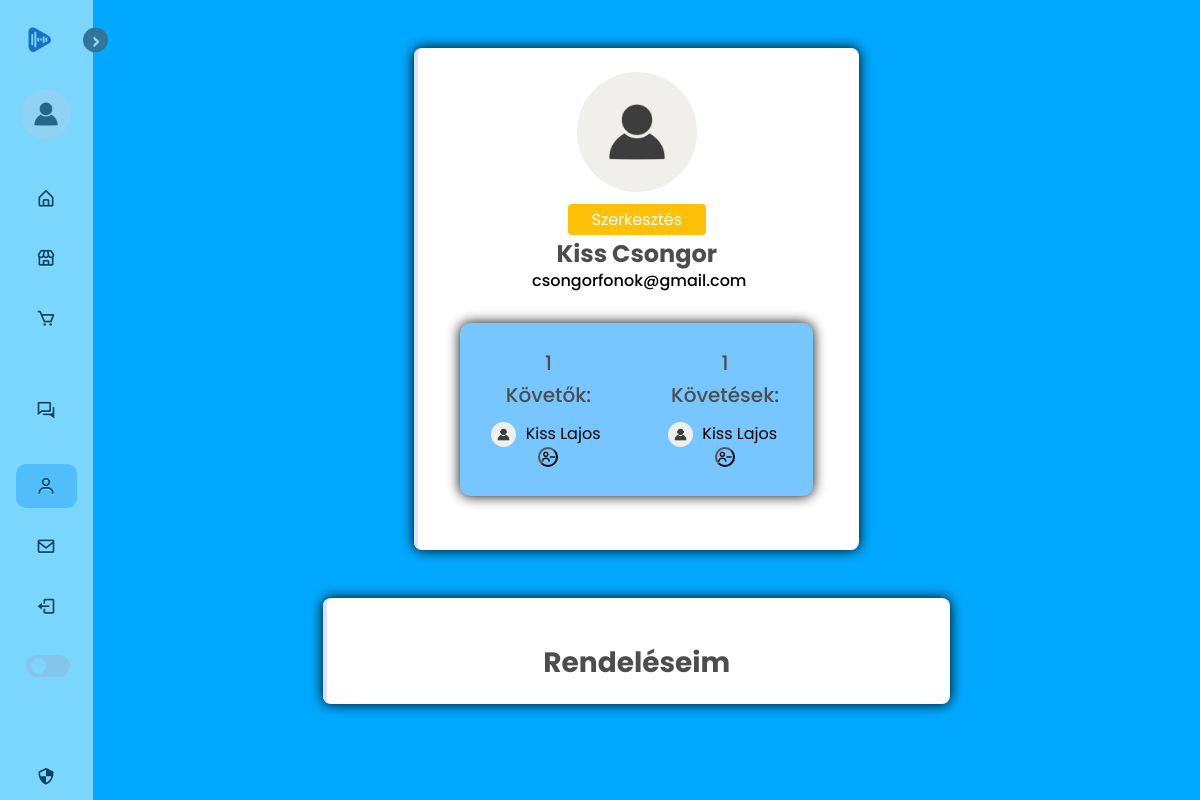
Screenshot of /profile/1 (signed in) with the database file from the repository.
### store/models.py (models this page shows, shortened)
class Customer(models.Model):
    user = models.OneToOneField(User, on_delete=models.CASCADE,  null=True, blank=True)
    name = models.CharField(max_length=200, null=True)
    email = models.CharField(max_length=200, null=True)
    phone_number = models.CharField(max_length=20, null=True, blank=True)
    follows = models.ManyToManyField("self", related_name='following',symmetrical=False, blank=True)
    followers = models.ManyToManyField("self", related_name='followed_by',symmetrical=False, blank=True)
    date_modified = models.DateTimeField(User, auto_now=True)
    image = models.ImageField(null=True, blank=True)
    description = models.CharField(max_length=500, null=True, blank=True)
    last_friend = models.ForeignKey('self', on_delete=models.CASCADE, null=True, blank=True)
    def __str__(self):
        return self.name
    @property
    def imageURL(self):
        try:
            url = self.image.url
        except:
            url = ''
        return url

### store/views.py (the view, shortened to what this page needs)
# urls.py: path('profile/<int:pk>', views.profile, name="profile"),
def profile(request, pk):
    if request.user.is_authenticated:
        delete_post_form = DeletePostForm()
        profile = Customer.objects.get(user_id=pk)
        posts = Post.objects.all().order_by("-created")
        posts = posts.filter(profile=profile)
        self_user = request.user.customer
        self_profile = Customer.objects.get(id=self_user.id)
        orders = Order.objects.all().filter(customer_id=profile.id)
        order_items = OrderItem.objects.filter(order__in=orders)
        products = Product.objects.filter(orderitem__in=order_items).distinct()
        update_profile_form = UpdateProfileForm(instance=self_profile)
    context = {'profile':profile, 'self_profile':self_profile,  'orders':orders, 'order_items':order_items, 'products':products, 'posts':posts, 'update_profile_form':update_profile_form, 'delete_post_form': delete_post_form,}
    return render(request, 'store/profile.html', context)

### store/models.py (called while the page is built)
    @property
    def get_cart_total(self):
        orderitems = self.orderitem_set.all()
        total = sum([item.get_total for item in orderitems])
        return total

### store/templates/store/profile.html (shortened to what this page needs)
{% extends 'store/main.html' %}
{% load static %}
{% block content %}
{% load humanize %}
<body className='snippet-body'>
    <div class="container mt-5">
        <div class="row d-flex justify-content-center">
            <div class="col-md-7">
                <div class="card p-3 py-4">
                    <form method=POST>
                    <div class="text-center">
                        {% if profile.imageURL %}
                        <img src="{{profile.imageURL}}" class="rounded-circle profile_img">
                        {% else %}
                        <img src="{% static 'images/placeholder_img.jpg' %}" class="rounded-circle profile_img">
                        {% endif %}
                    </div>
                    <div class="text-center mt-3">
                            {% if profile == self_profile %}
                            <div>
                                <span id="updateProfileBtn" class="updateProfileBtn bg-warning p-1 px-4 rounded text-white ">Szerkesztés</span>
                            </div>
                            {% endif %}
                    <div id="profileData" class="profileData">
                        <h4 class="mt-2 mb-0"><strong>{{profile.name}}</strong></h4>
                        <div class="block" style="margin-bottom: 20px; font-weight: 500;">
                            {% if profile.email != None %}
                            <span class="span">{{profile.email}}</span>
                            {% endif %}
                        </div>
                    </div>
                    </form>
                        <div id="followers_following" class="sor">
                            <div class="div1">
                                <h5 class="mt-2 mb-0">{{profile.followers.all.count}}</h5>
                                <h5 class="mt-2 mb-0">Követők:</h5>
                                <div class="block">
                                    <form form id="follower1" method=POST>
                                        {% for follower in profile.followers.all|slice:":3" %}
                                        <div style="margin-top: 15px;"><a class="follower_a" href=" {% url 'profile' follower.user.id %}">
                                            {% if follower.imageURL %}
                                            <img src="{{follower.imageURL}}" class="rounded-circle follower_img">
                                            {% else %}
                                            <img src="{% static 'images/placeholder_img.jpg' %}" class="rounded-circle follower_img">
                                            {% endif %}
                                            <span class="span follower_a">{{follower}}</span></a>
                                            {% if follower != self_profile %}
                                                {% if follower in self_profile.follows.all %}
                                                <button name="follow" value="unfollow;{{follower.id}}" type="submit" class="bx bx-user-minus unfollow_btn"></button>
                                                {% else %}
                                                <button name="follow" value="follow;{{follower.id}}" type="submit" class="bx bx-user-plus follow_btn"></button>
                                                {% endif %}
                                            {% endif %}
                                        </div>
                                        {% endfor %}
                                    </form>
                                </div>
                            </div>
                            <div class="div2">
                                <h5 class="mt-2 mb-0">{{profile.follows.all.count}}</h5>
                                <h5 class="mt-2 mb-0">Követések:</h5>
                                <form id="following1" method=POST>
                                    {% for following in profile.follows.all|slice:":3" %}
                                    <div style="margin-top: 15px;"><a class="follower_a" href=" {% url 'profile' following.user.id %}">
                                        {% if following.imageURL %}
                                        <img src="{{following.imageURL}}" class="rounded-circle follower_img">
                                        {% else %}
                                        <img src="{% static 'images/placeholder_img.jpg' %}" class="rounded-circle follower_img">
                                        {% endif %}
                                        <span class="span follower_a">{{following}}</span></a>
                                        {% if following != self_profile %}
                                            {% if following in self_profile.follows.all %}
                                            <button name="follow" value="unfollow;{{following.id}}" type="submit" class="bx bx-user-minus unfollow_btn"></button>
                                            {% else %}
                                            <button name="follow" value="follow;{{following.id}}" type="submit" class="bx bx-user-plus follow_btn"></button>
                                            {% endif %}
                                        {% endif %}
                                    </div>
                                    {% endfor %}
                                </form>
                            </div>
                            </div>
                        </div>
                    </div>
                </div>
            </div>
        </div>
    {% if profile == self_profile %}
    <div id="orders" class="container mt-5">
        {% if orders %}
        <div class="row d-flex justify-content-center">
            <div class="col-md-7">
                <div class="card p-3 py-4">
                    <div class="text-center mt-3">
                        <h3 class="mt-2 mb-0"><strong>Rendeléseim</strong></h3>
                    </div>
                </div>
            </div>
        </div>
    </div>
    {% endif %}
    {% endif %}
</body>
{% endblock content %}

### static/css/main-page.css (style rules this page uses)
* { margin: 0; padding: 0; box-sizing: border-box; font-family: "Poppins", sans-serif; }
:root { --body-color: #e4e9f7; --sidebar-color: #fff; --primary-color: #0079b5; --primary-color-light: #00b6e3; --toggle-color: #ddd; --text-color: white; --text-color-dark: #f6f5ff; --grey: #545454; --black: #000000; --white: #fff; --tran-02: all 0.2s ease; --tran-03: all 0.3s ease; --tran-04: all 0.4s ease; --tran-05: all 0.5s ease; }
body { height: 100vh; background: var(--body-color); transition: var(--tran-04); }
h1, h2, h3, h4, h5, h6 { color: hsl(0, 0%, 30%); }

### static/css/store.css (style rules this page uses)
:root { --body-color: #e4e9f7; --sidebar-color: #fff; --primary-color: #0079b5; --primary-color-light: #00b6e3; --toggle-color: #ddd; --text-color: #707070; --text-color-dark: #f6f5ff; --grey: #545454; --black: #000000; --white: #fff; --tran-02: all 0.2s ease; --tran-03: all 0.3s ease; --tran-04: all 0.4s ease; --tran-05: all 0.5s ease; }

### static/css/kezdolap.css (style rules this page uses)
* { margin: 0; padding: 0; }

### static/css/profile.css (style rules this page uses)
* { margin: 0; padding: 0; box-sizing: border-box; font-family: "Poppins", sans-serif; }
:root { --body-color: #00A9FF; --sidebar-color: #CDF5FD; --primary-color: #0079b5; --primary-color-light: #00b6e3; --toggle-color: #ddd; --text-color: #707070; --text-color-dark: #f6f5ff; --grey: #545454; --black: #000000; --white: #fff; --tran-02: all 0.2s ease; --tran-03: all 0.3s ease; --tran-04: all 0.4s ease; --tran-05: all 0.5s ease; }
body { display: flex; justify-content: space-between; display: flex; flex-direction: column; height: 100vh; margin: 0; / }
.card { border:none; box-shadow: var(--black) 0 0 1.6vh; position:relative; overflow:hidden; border-radius:8px; max-width: 1000px; }
.card:before { content:""; position:absolute; left:0; top:0; width:4px; height:100%; background-color:#dde0ff; transform:scaleY(1); transition:all 0.5s; transform-origin: bottom }
.card:after { content:""; position:absolute; left:0; top:0; width:4px; height:100%; background-color:#4879ff; transform:scaleY(0); transition:all 0.5s; transform-origin: bottom }
.block { display: block; margin-bottom: 5px; }
.span { margin-left: 5px; color: black; }
.sor { border-radius: 10px; display: flex; margin: 30px; background: #77c6ff; box-shadow: var(--black) 0 0 1.6vh; }
.div1, .div2 { flex: 1; padding: 20px; }
.follower_img { width: 25px; height: 25px; object-fit: cover; }
.profile_img { width: 120px; height: 120px; object-fit: cover; }
a.follower_a { text-decoration: none; margin-right: 5px; }
button { background-color: green; border-radius: 50%; background: none; }
.updateProfileBtn { cursor: pointer; }

### static/css/forum.css (style rules this page uses)
p, h1, h2, h3, h4 { margin: 0; padding: 0; }

### rows the page displays
Customer: name "Kiss Csongor", email "csongorfonok@gmail.com", followers.all.count "1", follows.all.count "1"
Customer: name "Kiss Lajos"
